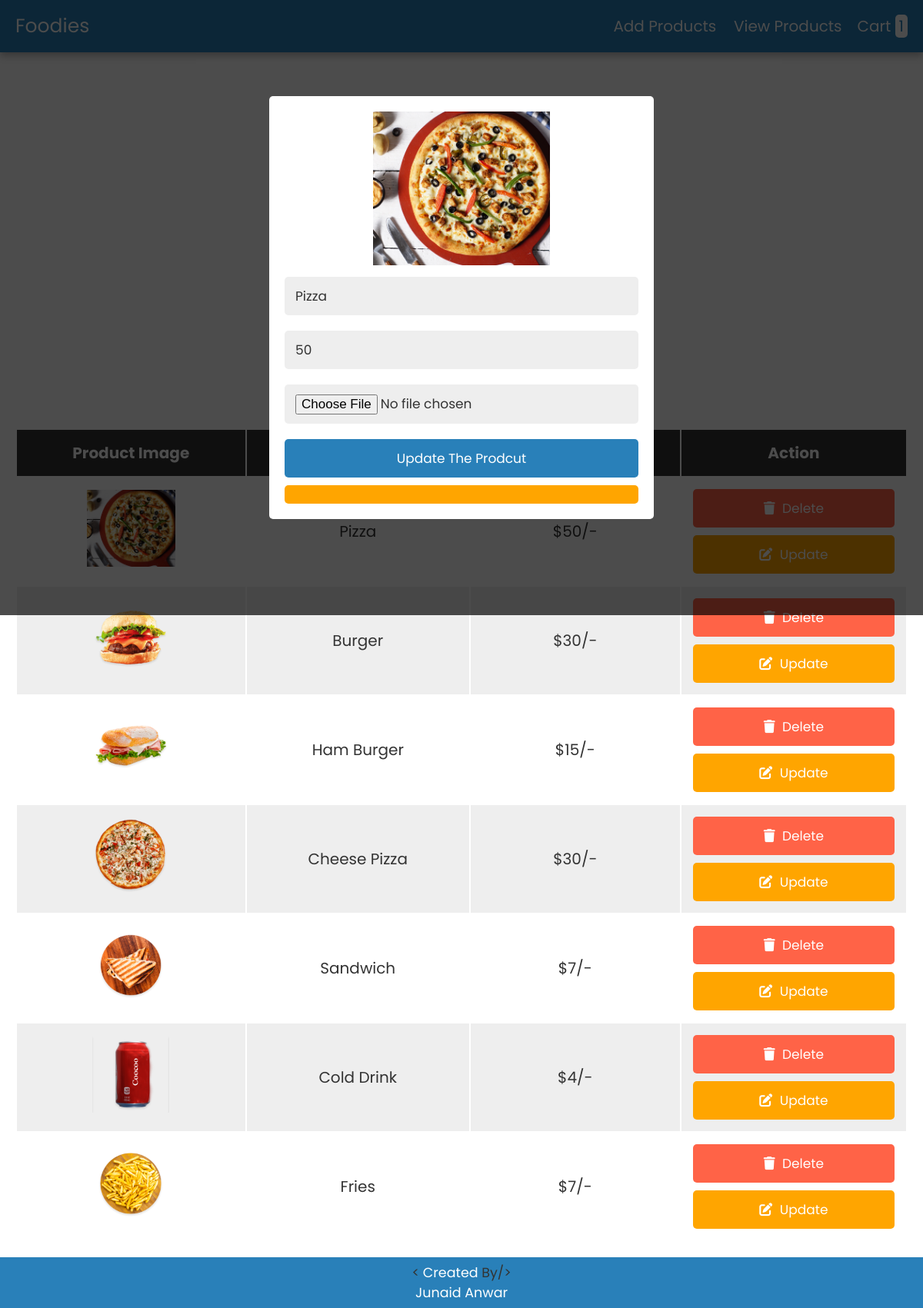
/admin.php?edit=1 (signed in), run on the app's committed database.
### tables this page shows
CREATE TABLE `products` (
  `id` int(11) NOT NULL,
  `name` varchar(50) NOT NULL,
  `price` varchar(100) NOT NULL,
  `image` varchar(255) NOT NULL
);

### admin.php (the view, shortened to what this page needs)
<?php
@include 'config.php';
?>
<!DOCTYPE html>
<html lang="en">
<head>
    <link rel="stylesheet" href="https://cdnjs.cloudflare.com/ajax/libs/font-awesome/6.0.0/css/all.min.css">
    <link rel="stylesheet" href="css/style.css">
</head>
<body>
    <?php include 'header.php';
?>
<div class="container">
    <section>
    <form action="" method="post" class="add-product-form" enctype="multipart/form-data">
        <h3>Add a New Product</h3>
    </form>
    </section>
    <section class="display-product-table">
    <table>
        <thead>
            <th>Product Image</th>
            <th>Product Name</th>
            <th>Product Price</th>
            <th>Action</th>
        </thead>
        <tbody>
        <?php
            $select_products=mysqli_query($conn,"SELECT * FROM `products`");
            if(mysqli_num_rows($select_products) > 0){
            while($row=mysqli_fetch_assoc($select_products)){
        ?>
            <tr>
                <td><img src="uploaded_img/<?php echo $row['image']; ?>" height="100" alt=""></td>
                <td><?php echo $row['name']?></td>
                <td>$<?php echo $row['price']?>/-</td>
                <td>
                    <a href="admin.php?delete=<?php echo $row['id']; ?>" class="delete-btn"
                        onclick="return confirm('are your sure you want to delete this?');"> <i
                            class="fas fa-trash"></i> delete </a>
                    <a href="admin.php?edit=<?php echo $row['id']; ?>" class="option-btn"> <i
                            class="fas fa-edit"></i> update </a>
                </td>
            </tr>
        <?php
                };
            }else{
                echo "<div class='empty'>no product added</div>";
            }
        ?>
        </tbody>
    </table>
    </section>
    <section class="edit-form-container">
        <?php
            if(isset($_GET['edit'])) {
                $edit_id = $_GET['edit'];
                $sql="SELECT * FROM `products` WHERE id = $edit_id";
                $result = mysqli_query($conn,$sql);
                if(mysqli_num_rows($result)>0){
                    while($fetch_edit=mysqli_fetch_assoc($result)){
        ?>
            <form action="updated.php" method="post" enctype="multipart/form-data">
                <img src="uploaded_img/<?php echo $fetch_edit['image']; ?>" height="200" alt="">
                <input type="text" class="box" required name="update_p_name" value="<?php echo $fetch_edit['name']; ?>">
                <input type="number" min="0" class="box" name="update_p_price" value="<?php echo
                $fetch_edit['price']; ?>">
                <input type="file" class="box" name="update_p_image" accept="image/png, image/jpg, image/jpeg">
                <input type="submit" value="update the prodcut" name="update_product" class="btn">
                <button type="reset" value="cancel" id="close-edit" class="option-btn">
            </form>
        <?php
                };
            };
        };
        ?>
    </section>
</div>
</body>
</html>

### css/style.css (style rules this page uses)
:root { --blue:#2980b9; --red:tomato; --orange:#ffa500; --black:#333; --white:#fff; --bg-color:#eee; --dark-bg:rgba(0,0,0,.7); --box-shadow:0 .5rem 1rem rgba(0,0,0,.1); --border:.1rem solid #999; }
* { font-family: 'Poppins', sans-serif; margin:0; padding:0; box-sizing: border-box; outline: none; border:none; text-decoration: none; text-transform: capitalize; }
html { font-size: 62.5%; overflow-x: hidden; }
.container { max-width: 1200px; margin:0 auto; }
section { padding:2rem; }
.btn, .option-btn, .delete-btn { display: block; width: 100%; text-align: center; background-color: var(--blue); color:var(--white); font-size: 1.7rem; padding:1.2rem 3rem; border-radius: .5rem; cursor: pointer; margin-top: 1rem; }
.option-btn i, .delete-btn i { padding-right: .5rem; }
.option-btn { background-color: var(--orange); }
.delete-btn { margin-top: 0; background-color: var(--red); }
.footer { background-color: var(--blue); display: flex; align-items: center; flex-direction: column; width: 100%; padding: 7px; color:var(--white); }
.add-product-form { max-width: 50rem; background-color: var(--bg-color); border-radius: .5rem; padding:2rem; margin:0 auto; margin-top: 7rem; }
.add-product-form h3 { font-size: 2.5rem; margin-bottom: 1rem; color:var(--black); text-transform: uppercase; text-align: center; }
.display-product-table table { width: 100%; text-align: center; }
.display-product-table table thead th { padding:1.5rem; font-size: 2rem; background-color: var(--black); color:var(--white); }
.display-product-table table td { padding:1.5rem; font-size: 2rem; color:var(--black); }
.display-product-table table td:first-child { padding:0; }
.display-product-table table tr:nth-child(even) { background-color: var(--bg-color); }
.edit-form-container { position: fixed; top:0; left:0; z-index: 1100; background-color: var(--dark-bg); padding:2rem; align-items: center; justify-content: center; min-height: 100vh; width: 100%; display: none; }
.edit-form-container form { width: 50rem; border-radius: .5rem; background-color: var(--white); text-align: center; padding:2rem; }
.edit-form-container form .box { width: 100%; background-color: var(--bg-color); border-radius: .5rem; margin:1rem 0; font-size: 1.7rem; color:var(--black); padding:1.2rem 1.4rem; text-transform: none; }

### data on the page
products: image (picture), name "Pizza", price "50", update_p_name "Pizza", update_p_price "50"
products: image (picture), name "Burger", price "30"
products: image (picture), name "Ham Burger", price "15"
products: image (picture), name "Cheese Pizza", price "30"
products: image (picture), name "Sandwich", price "7"
products: image (picture), name "Cold Drink", price "4"
products: image (picture), name "Fries", price "7"

### other printed values
$row_count "1"
